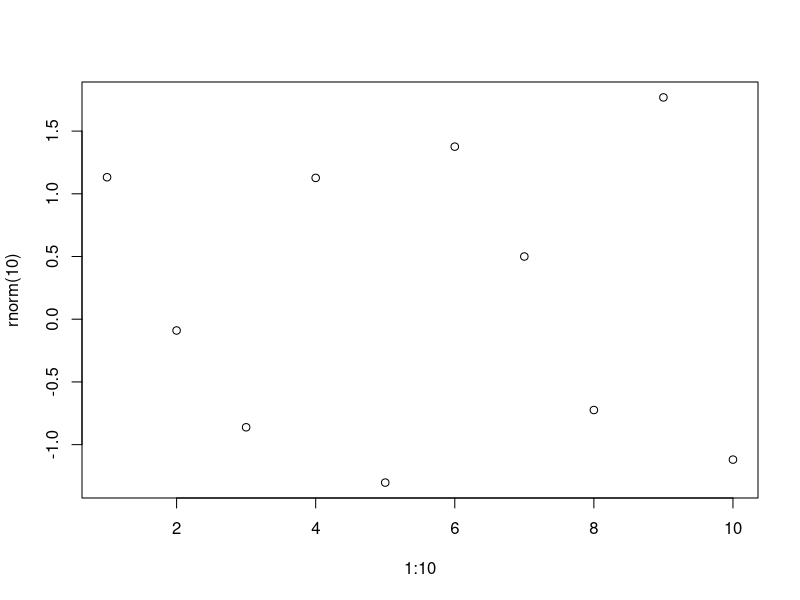

The R source for this figure:
## ---- chunk 1
library(magrittr)

mat <- matrix(1:6, nrow = 2)
mat
class(mat)


as.data.frame(mat)
mat %>% as.data.frame() #same as above

# Assignment pipe:
mat %<>% as.data.frame()
mat
mat %>% class()

## ---- chunk 2
plot(1:10, rnorm(10))
